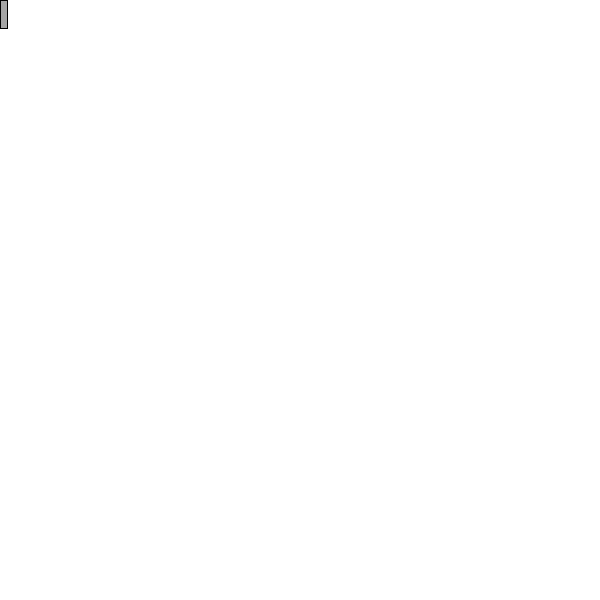
Frame 1 (no input)
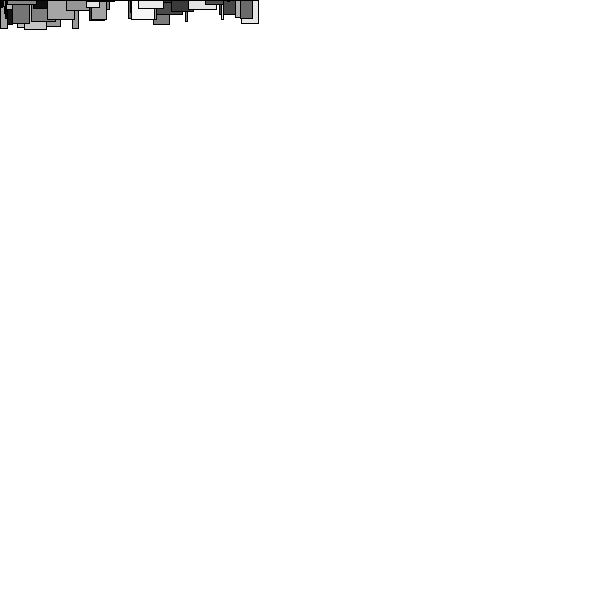
Frame 60 (the mouse pressed at the canvas centre just before this capture)
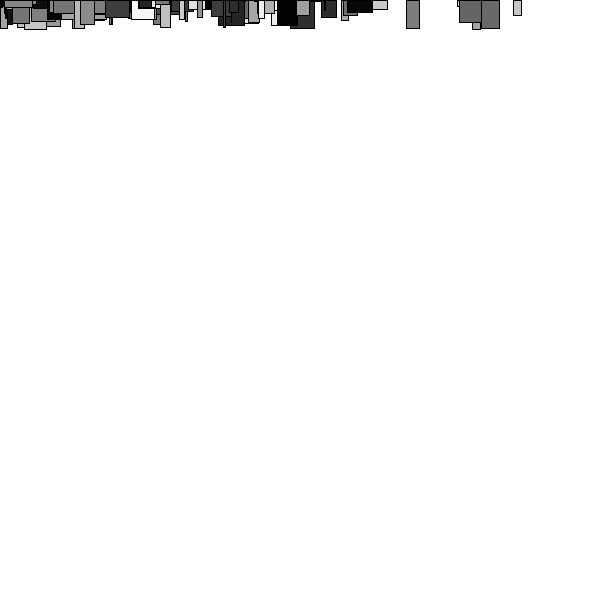
Frame 120 (the mouse held since frame 60 and released just before this capture)

The Processing sketch that drew these frames (run headless with seeded random() and noise(); from frame 60 on, the mouse is pressed at the canvas centre):

// Processing sketch: processing_72607
// ── processing_72607.pde

int diam = 200;
circle  mycircle;


void setup(){
  size(600 ,600);
  background(255);
  stroke(0);
  //constructing the circle
  mycircle = new circle(0, 0, 30, color(0, 255, 0), 5);
 

}
void draw(){
  fill(random(255));
  rect(random(mycircle.x), random(mycircle.y), random(mycircle.diam), random(mycircle.diam));
  mycircle.x = mycircle.x + mycircle.velocity;
  //when circle gets to the end, reverse direction
  if (mycircle.x>width){
    mycircle.velocity = -5;
  }
  if (mycircle.x<0){
    mycircle.velocity = 5;
  }
  
  //go to right side and then go down 15
  if (mycircle.x == width){
    //background(0);
    mycircle.y = mycircle.y + 15;
  }
  //once at bottom, go to top
  if (mycircle.y == height){
    background(255);
    mycircle.y = mycircle.y -600;
  }
  //go to left side and then go down 15
  if (mycircle.x == 0){
    //background(0);
    mycircle.y = mycircle.y +15;
  }
}
void drawacircle(int centx, int centy, int circlesize){
  fill(0, 0, 255);
  ellipse(mouseX, mouseY, diam, diam);
}
//object oriented - explains the characteristics of the object
class circle {
  //properties
  int x;
  int y;
  int diam;
  color circlecolor;
  int velocity;
  
  //constructor - designates these things in the above.
  circle(int arg1, int arg2, int arg3, color arg4, int arg5){
    x = arg1;
    y = arg2;
    diam = arg3;
    circlecolor = arg4;
    velocity = arg5;
    
    
  }
}
